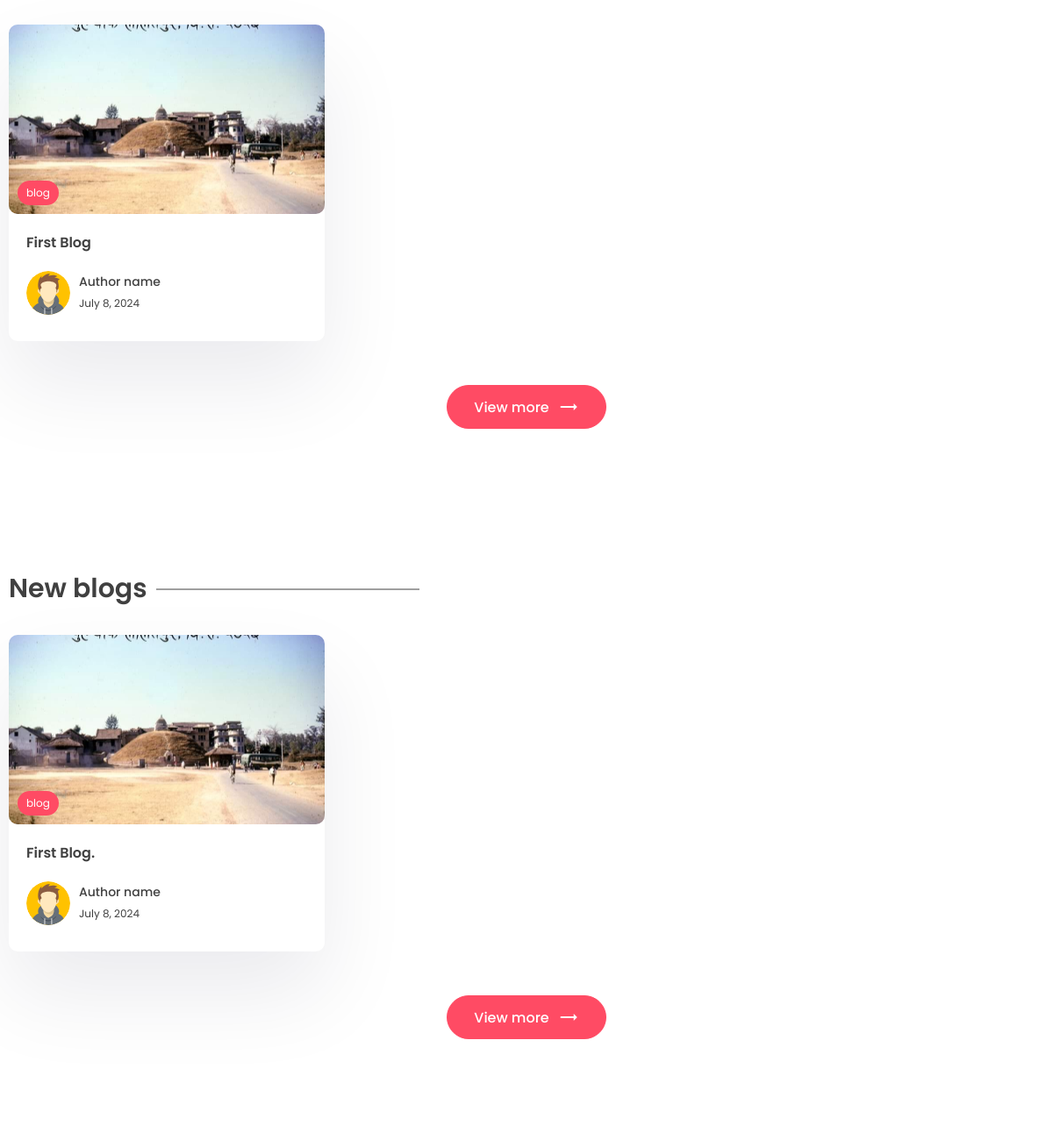
The app's page / (middle part), older data.
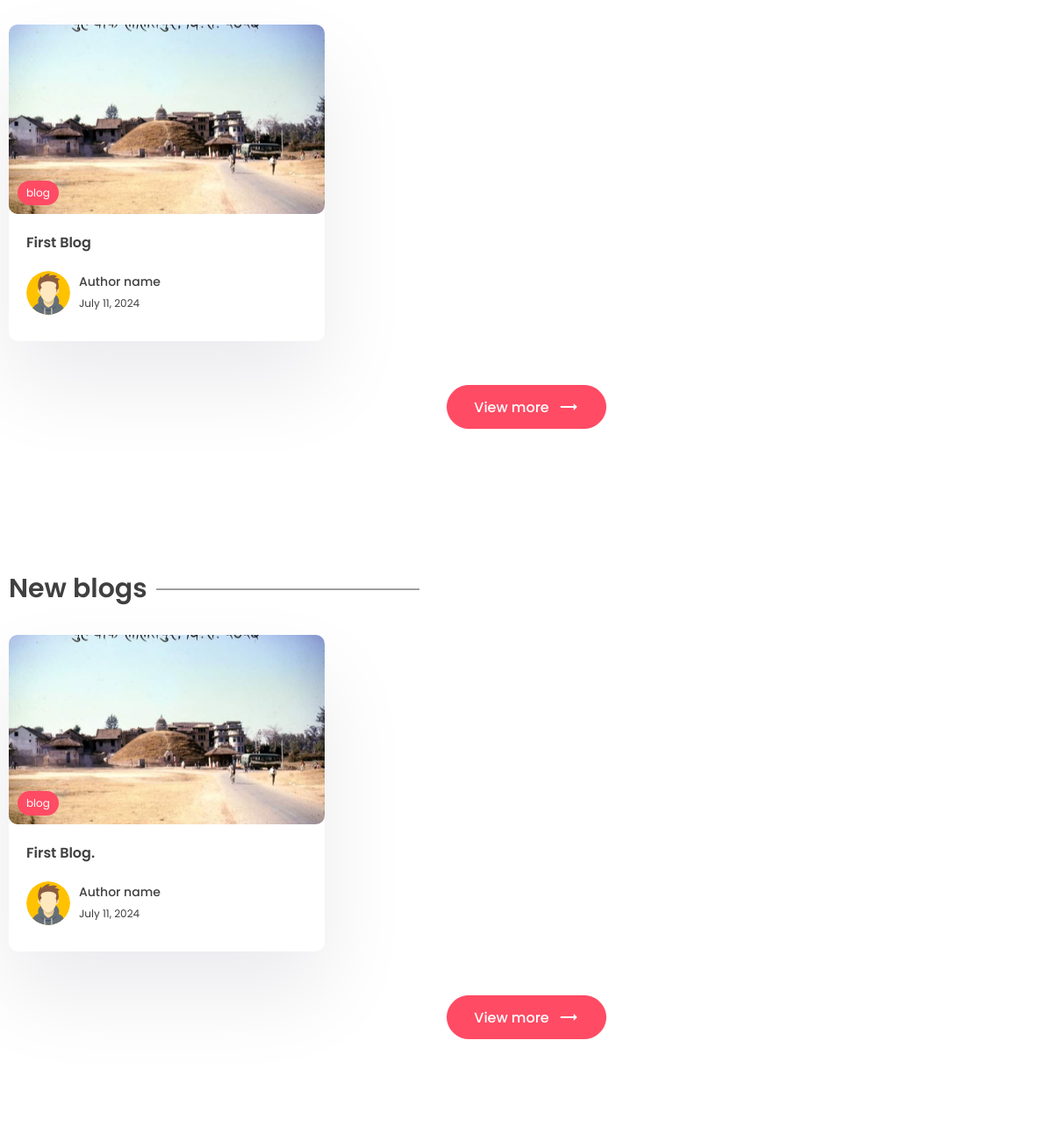
The same page, newer data.
### app/models.py (models this page shows, shortened)
class Post(models.Model):
    title = models.CharField(max_length=200)
    content = models.TextField()
    last_updated = models.DateTimeField(auto_now=True)
    slug = models.SlugField(max_length=200, unique=True)
    image = models.ImageField(null=True, blank=True, upload_to="images/")
    tags = models.ManyToManyField(Tag, blank=True, related_name='post')
    view_count = models.IntegerField(null=True, blank=True)

class Tag(models.Model):
    name = models.CharField(max_length=100)
    description = models.CharField(max_length=100)
    slug = models.SlugField(max_length=100, unique=True)

### app/views.py (the view)
# urls.py: path('', views.index, name='index'),
def index(request):
    posts = Post.objects.all()
    new_posts = posts.order_by('-last_updated')[0:3]
    top_posts = posts.order_by('-view_count')[0:3]
    context = {'posts':posts, 'top_posts':top_posts, 'new_posts':new_posts }
    return render(request, 'app/index.html', context)

### app/templates/app/index.html (shortened to what this page needs)
{% extends "base.html" %}
{% block content %}
    <section class="sp">
      <div class="container">
        <div class="grid-3">
            {% for post in top_posts %}
            <a href="{% url "post_page" post.slug%}">
              <div class="card">
                <div class="post-img">
                  <img src="{{post.image.url}}" alt="" />
                  <div class="tag">{{post.tags.all.0.name}}</div>
                </div>
                <div class="card-content">
                  <h3>
                    {{post.title}}
                  </h3>
                  <div class="author">
                    <div class="profile-pic">
                      <img src="images/author.svg" alt="" />
                    </div>
                    <div class="details">
                      <p>Author name</p>
                      <small>{{post.last_updated|date}}</small>
                    </div>
                  </div>
                </div>
              </div>
            </a>
            {% endfor %}
        </div>
        <center>
          <a href=""><button class="btn btn-primary rounded view">
            View more <span class="material-icons"> trending_flat </span>
          </button></a>
        </center>
      </div>
    </section>
    <section class="sp">
      <div class="container">
        <h1 class="sec-title">New blogs</h1>
        <div class="grid-3">
            {% for post in new_posts %}
            <a href="{% url "post_page" post.slug%}">
              <div class="card">
                <div class="post-img">
                  <img src="{{post.image.url}}" alt="" />
                  <div class="tag">{{post.tags.all.0.name}}</div>
                </div>
                <div class="card-content">
                  <h3>
                    {{post.title}}.
                  </h3>
                  <div class="author">
                    <div class="profile-pic">
                      <img src="images/author.svg" alt="" />
                    </div>
                    <div class="details">
                      <p>Author name</p>
                      <small>{{post.last_updated|date}}</small>
                    </div>
                  </div>
                </div>
              </div>
            </a>
            {% endfor %}
        </div>
        <center>
          <a href=""><button class="btn btn-primary rounded view">
            View more <span class="material-icons"> trending_flat </span>
          </button></a>
        </center>
      </div>
    </section>
{% endblock content %}

Row changes from the older to the newer data that the page shows:
changed Post "First Blog": last_updated "July 8, 2024" → "July 11, 2024"
